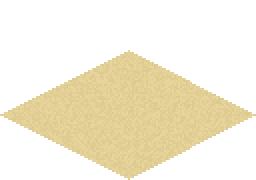
#> input picture client/src/Presentation/Arena/IsoGroundSeamless.png, 128 x 90 px, given in place of hull_00.png, which was not available (shown 2 times larger)
$ python pack_cartoon_tank.py ../client/src/Presentation/Arena out.png
#> lines starting #> are read from the running program, lines starting #| are printed output that depends on the picture; after the words box and inside, x2 and y2 are one past the last pixel; in counts of white or black regions, pixels touching at a corner belong together; pictures that were not available may be replaced by others from this repository, and a replacement may not be noted
"""Outline + stitch the Blender-rendered cartoon-tank frames into the two committed spritesheets.

scripts/render_cartoon_tank.py writes hull_NN.png + turret_NN.png. This adds the bold black silhouette
outline that gives the cartoon look (a dilated-alpha black halo behind each frame), then — exactly like
pack_iso_tank.py — crops every frame to ONE shared bounding box so the hull and turret layers stay
pixel-aligned when overlaid in-engine, and lays each layer out as a horizontal strip:

    IsoTankHull.png    = FACINGS frames left-to-right
    IsoTankTurret.png  = FACINGS frames left-to-right

Run with the system Python (Pillow):  py scripts/pack_cartoon_tank.py <frames_dir> <out_dir>
A composite preview montage is written to the frames dir for eyeballing (not committed).
"""
import sys
from pathlib import Path
from PIL import Image, ImageFilter

FACINGS = 16
OUTLINE_PX = 3           # outline thickness in source pixels
OUTLINE = (24, 22, 28, 255)


def outlined(im):
    """Add a black silhouette outline behind the sprite (dilate alpha, fill, composite under)."""
    alpha = im.getchannel("A")
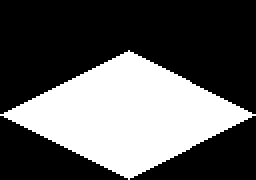
#> alpha: PIL image 128x90 L (shown 2 times larger); 35.8% white; 1 white region, box (x1, y1, x2, y2) and area: (0, 25, 128, 90) 4128
    grown = alpha.filter(ImageFilter.MaxFilter(OUTLINE_PX * 2 + 1))
#> grown: PIL image 128x90 L; 45.5% white; 1 white region, box (x1, y1, x2, y2) and area: (0, 22, 128, 90) 5243
    halo = Image.new("RGBA", im.size, (0, 0, 0, 0))
#> halo: PIL image 128x90 RGBA; every value is 0
    halo.paste(OUTLINE, (0, 0), grown)
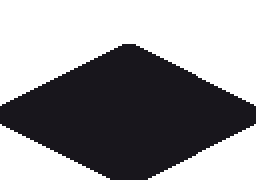
#> halo: PIL image 128x90 RGBA (shown 2 times larger); mean R, G, B, A 10.9, 10, 12.7, 116.1; transparent parts drawn white
    halo.alpha_composite(im)
#> im is the input picture: PIL image 128x90 RGBA; mean R, G, B, A 81, 74.5, 53.7, 91.4
    return halo


def load(frames, layer):
    return [outlined(Image.open(frames / f"{layer}_{i:02d}.png").convert("RGBA")) for i in range(FACINGS)]
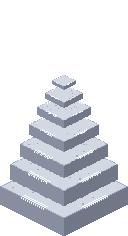
#> input picture client/src/Presentation/Arena/IsoMountainStacked.png, 128 x 236 px, given in place of hull_01.png, which was not available
#> in outlined (call 2), `alpha = im.getchannel("A")`:
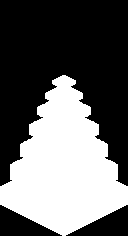
#> alpha: PIL image 128x236 L; 39.3% white; 1 white region, box (x1, y1, x2, y2) and area: (0, 75, 128, 236) 11864
#> in outlined (call 2), `grown = alpha.filter(ImageFilter.MaxFilter(OUTLINE_PX * 2 + 1))`:
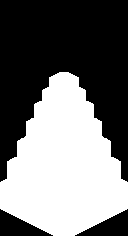
#> grown: PIL image 128x236 L; 44.9% white; 1 white region, box (x1, y1, x2, y2) and area: (0, 72, 128, 236) 13558
#> in outlined (call 2), `halo = Image.new("RGBA", im.size, (0, 0, 0, 0))`: halo: PIL image 128x236 RGBA; every value is 0
#> in outlined (call 2), `halo.paste(OUTLINE, (0, 0), grown)`:
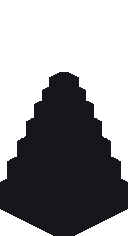
#> halo: PIL image 128x236 RGBA; mean R, G, B, A 10.8, 9.9, 12.6, 114.4; transparent parts drawn white
#> in outlined, im is the input picture: PIL image 128x236 RGBA; mean R, G, B, A 64.2, 66.8, 72, 100.1
#> in outlined (call 2), `halo.alpha_composite(im)`:
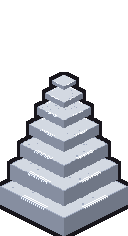
#> halo: PIL image 128x236 RGBA; mean R, G, B, A 65.5, 68.1, 73.6, 114.4; transparent parts drawn white


def union_bbox(images):
    box = None
    for im in images:
        b = im.getbbox()
        if b is None:
            continue
        box = b if box is None else (
            min(box[0], b[0]), min(box[1], b[1]), max(box[2], b[2]), max(box[3], b[3]))
    return box


def strip(images, box):
    crops = [im.crop(box) for im in images]
    w, h = crops[0].size
    sheet = Image.new("RGBA", (w * len(crops), h), (0, 0, 0, 0))
    for i, c in enumerate(crops):
        sheet.paste(c, (i * w, 0))
    return sheet, (w, h)


def main():
    frames = Path(sys.argv[1])
    out = Path(sys.argv[2])
    hull = load(frames, "hull")
    turret = load(frames, "turret")
    box = union_bbox(hull + turret)

    hull_sheet, (fw, fh) = strip(hull, box)
    turret_sheet, _ = strip(turret, box)
    hull_sheet.save(out / "IsoTankHull.png")
    turret_sheet.save(out / "IsoTankTurret.png")

    preview = Image.new("RGBA", (fw * 4, fh), (40, 40, 50, 255))
    for col, t in enumerate((0, 4, 8, 12)):
        cell = hull[0].crop(box).copy()
        cell.alpha_composite(turret[t].crop(box))
        preview.paste(cell, (col * fw, 0))
    preview.save(frames / "preview_overlay.png")
    print(f"PACKED frame={fw}x{fh} hull+turret -> {out}")


#> (the run stopped early here; a loop or call above may not have finished)
